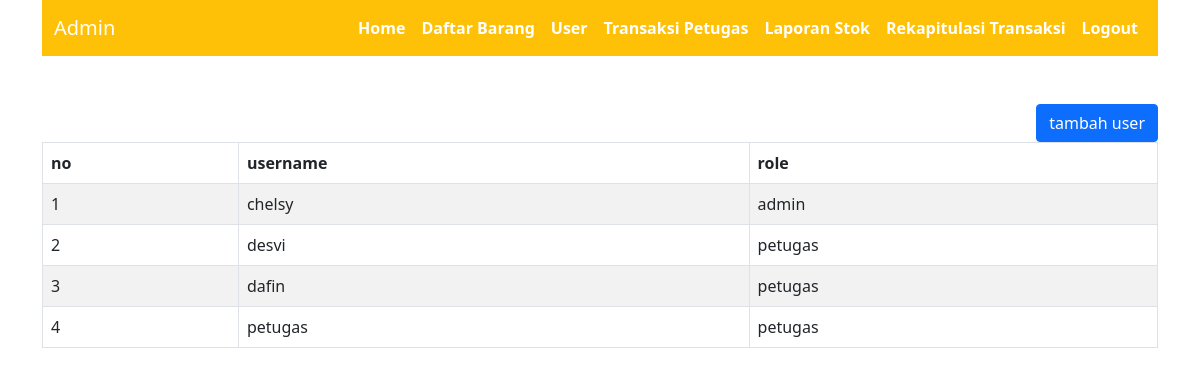
Screenshot of /admin/user.php with the database file from the repository.
### tables this page shows
CREATE TABLE `user` (
  `id` int NOT NULL,
  `username` varchar(50) DEFAULT NULL,
  `password` varchar(100) DEFAULT NULL,
  `role` enum('petugas','admin') DEFAULT NULL
);

### admin/user.php (the view, shortened to what this page needs)
<?php
include '../koneksi.php';
$query = "select * from user";
$eksekusi = mysqli_query($koneksi, $query);
$data = mysqli_fetch_all($eksekusi, MYSQLI_ASSOC);
?>
<!DOCTYPE html>
<html lang="en">
<head>
    <link href="https://cdn.jsdelivr.net/npm/bootstrap@5.0.2/dist/css/bootstrap.min.css" rel="stylesheet"
>
    <link rel="stylesheet" href="https://cdn.jsdelivr.net/npm/bootstrap-icons@1.11.3/font/bootstrap-icons.min.css">
    </body>
</head>
<body>
    <div class="container">
    <?php
    require_once('navbar-admin.php');
    ?>
        <div class="float-end mt-5">
            <button type="button" class="btn btn-primary" data-bs-toggle="modal" data-bs-target="#exampleModal">
                tambah user
            </button>
        </div>
        <table class="table-bordered table-striped table">
            <thead>
                <tr>
                    <th>no</th>
                    <th>username</th>
                    <th>role</th>
                </tr>
            </thead>
            <?php
    $no=1;
    foreach($data as $data){
    ?>
                <tr>
                    <td><?=$no++?></td>
                    <td><?=$data['username']?></td>
                    <td><?=$data['role']?></td>
                </tr>
                <?php
                }
                ?>
        </table>
    </div>
</body>
</html>

### rows the page displays
user: username "chelsy", role "admin"
user: username "desvi", role "petugas"
user: username "dafin", role "petugas"
user: username "petugas", role "petugas"
